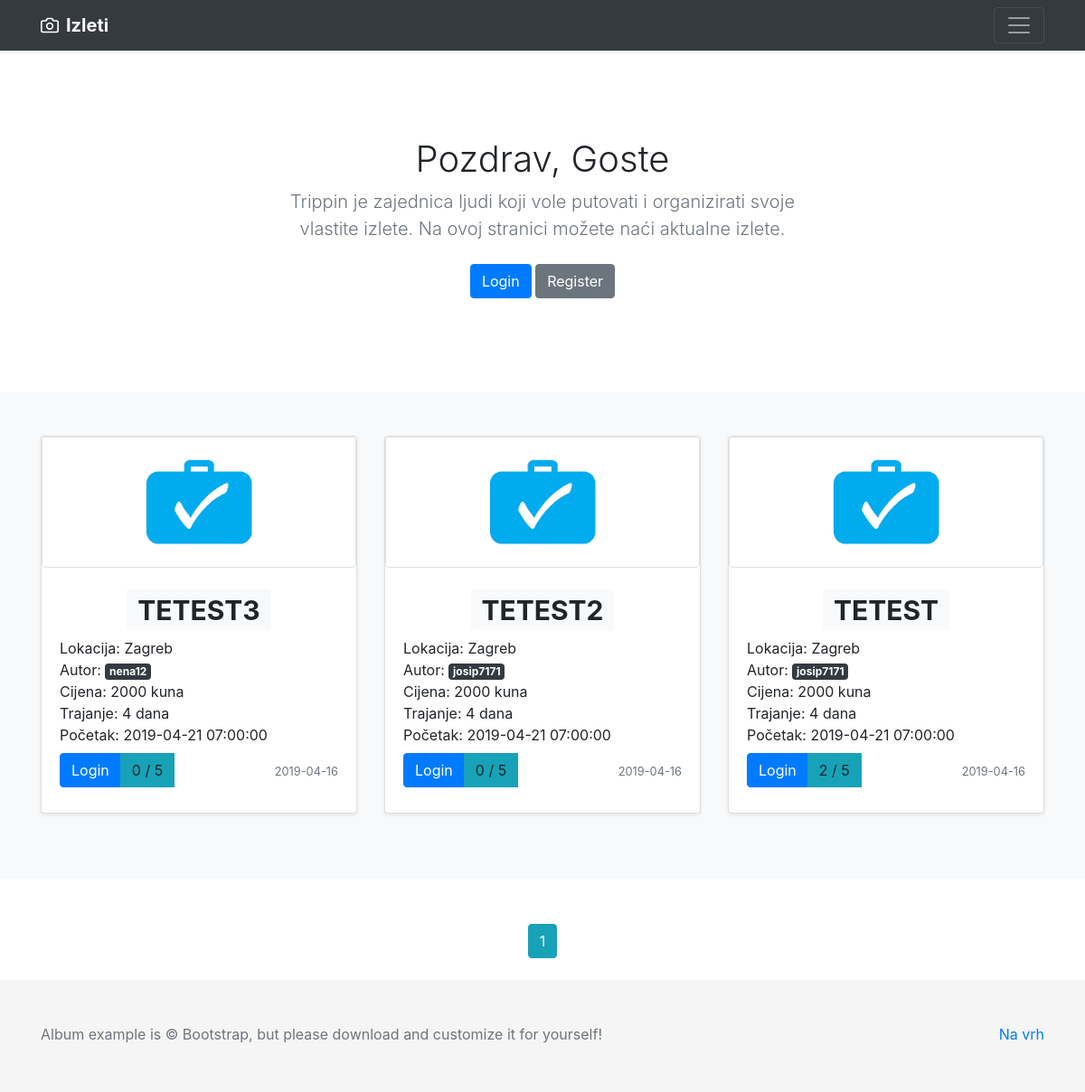
Page /home on the earlier database version.
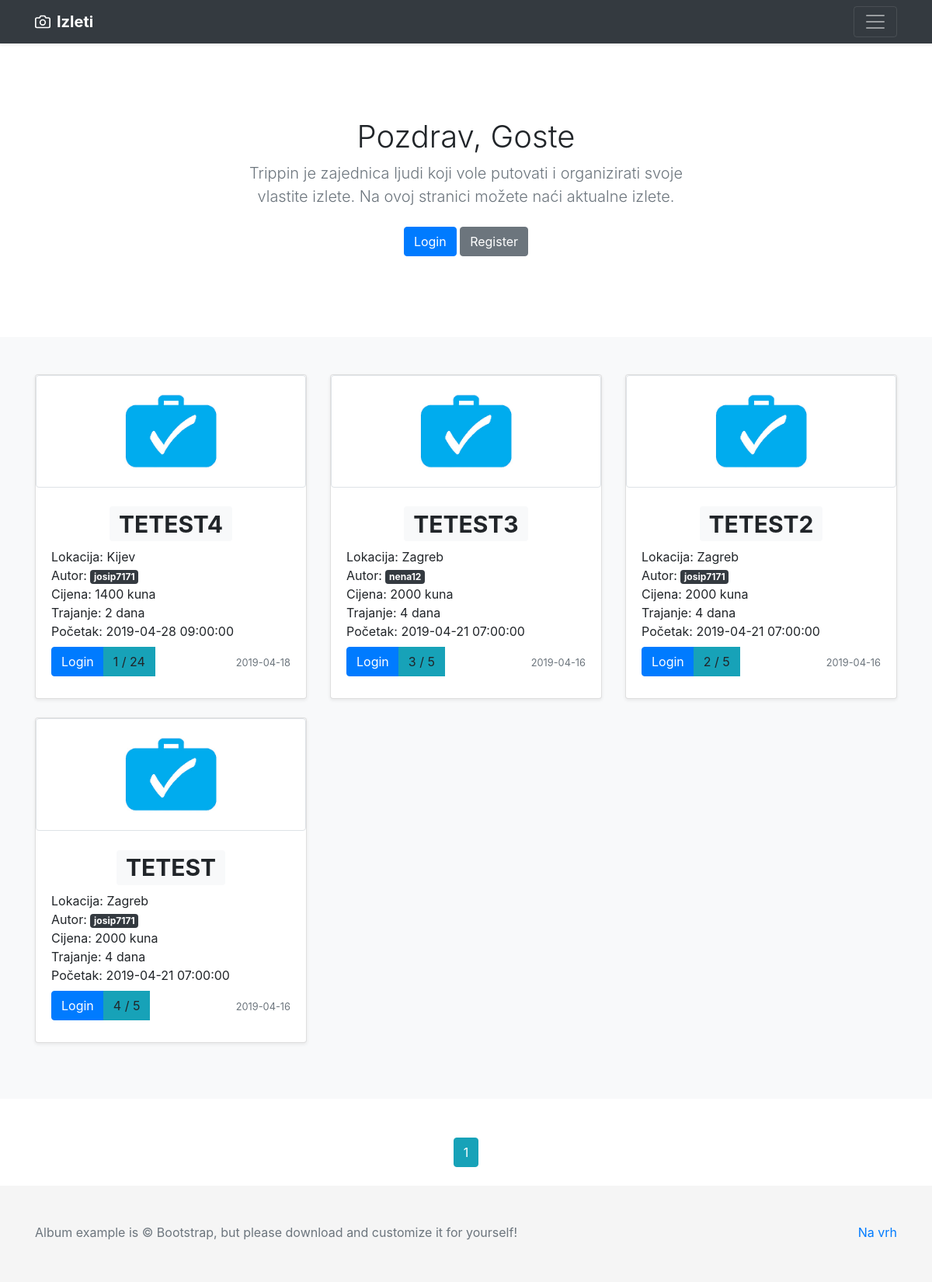
Same page on the later database version.
### app/models.py (models this page shows, shortened)
class Trip(db.Model):
    id = db.Column(db.Integer, primary_key=True)
    name = db.Column(db.String(50), unique=True, nullable=False)
    location = db.Column(db.String(100), nullable=False)
    user_id = db.Column(db.Integer, db.ForeignKey('user.id'), nullable=False)
    date_created = db.Column(db.DateTime, nullable=False, default=datetime.utcnow)
    price = db.Column(db.Integer, nullable=False)
    people_number = db.Column(db.Integer, nullable=False)
    starting_at = db.Column(db.DateTime, nullable=False)
    transport_type = db.Column(db.String(30), nullable=False)
    trip_duration = db.Column(db.Integer, nullable=False)
    details = db.Column(db.Text, nullable=False)
    image_file = db.Column(db.String(20), nullable=False, default='trip_default.jpg')

class User(db.Model, UserMixin):
    id = db.Column(db.Integer, primary_key=True)
    first_name = db.Column(db.String(25), nullable=False)
    last_name = db.Column(db.String(25), nullable=False)
    full_name = db.Column(db.String(51), nullable=False)
    username = db.Column(db.String(20), unique=True, nullable=False)
    email = db.Column(db.String(50), unique=True, nullable=False)
    address = db.Column(db.String(60))
    country = db.Column(db.String(30))
    phone_number = db.Column(db.String(25))
    gender = db.Column(db.Enum('male', 'female'), nullable=False)
    birth_date = db.Column(db.Date)
    about_me = db.Column(db.String(120))
    date_joined = db.Column(db.DateTime, nullable=False, default=datetime.utcnow)
    active = db.Column(db.Enum('yes', 'no'), default='yes')
    image_file = db.Column(db.String(20), nullable=False, default='default.jpg')
    password = db.Column(db.String(60), nullable=False)
    trips = db.relationship('Trip', backref='author', lazy=True)
    trips_joined = db.relationship('Trip', secondary=user_identifier, lazy='subquery',
                                   backref=db.backref('users', lazy=True))

### app/main/routes.py (the view)
@main.route('/')
@main.route('/home')
def home():
    page = request.args.get('page', 1, type=int)
    trips = Trip.query.order_by(Trip.date_created.desc()).paginate(page=page, per_page=5)
    trips2 = Trip.query.all()
    mydict = {}
    for i in range(len(trips2), 0, -1):
        users = User.query.filter(User.trips_joined.any(id=i)).all()
        mydict[i] = [x.username for x in users]
    return render_template('home.html', trips=trips, mydict=mydict, dict_length=len(mydict))

### app/templates/home.html (shortened to what this page needs)
{% extends "layout.html" %}
{% block content %}
    {% set iterated = {'i': False} %}
    {% set count = namespace(a=0) %}
    {% set count2 = namespace(a=dict_length) %}
    {% set checker = namespace(a=0) %}
    {%  set users_joined = {} %}
    <section class="jumbotron text-center">
            <div class="container">
              {% if current_user.is_authenticated %}
                 <h1 class="jumbotron-heading">Pozdrav, {{ current_user.username }}</h1>
              {% else %}
                 <h1 class="jumbotron-heading">Pozdrav, Goste</h1>
              {% endif %}
              <p class="lead text-muted">Trippin je zajednica ljudi koji vole putovati i organizirati svoje vlastite izlete. Na ovoj stranici možete naći aktualne izlete.</p>
              {% if current_user.is_authenticated %}
              <p>
                  <a href="{{ url_for('trips.new_trip') }}" class="btn btn-primary my-2">Novi Izlet</a>
                  <a href="{{ url_for('users.user_trips', id=current_user.id) }}" class="btn btn-primary my-2">Moji Izleti</a>
                  <a href="{{ url_for('users.account') }}" class="btn btn-secondary my-2">Izmjeni Račun</a>
                  <a href="{{ url_for('users.logout') }}" class="btn btn-secondary my-2">Odjava</a>
              </p>
              {% else %}
              <p>
                <a href="{{ url_for('users.login') }}" class="btn btn-primary my-2">Login</a>
                <a href="{{ url_for('users.register') }}" class="btn btn-secondary my-2">Register</a>
              </p>
              {% endif %}
            </div>
          </section>
    <main role="main">
       <div class="album py-5 bg-light">
          <div class="container">
            <div class="row">
    {% for trip in trips.items %}
    {%  if trips.page == 0 %}
        {% set checker = namespace(a=0) %}
    {% else %}
        {% set checker = namespace(a=1) %}
    {% endif %}
                <div class="col-md-4">
                  <div class="card mb-4 shadow-sm">
                    <img alt="" src="{{ url_for('static', filename='trip_pics/' + trip.image_file) }}"
                        class="img-fluid img-thumbnail" width="100%">
                    <div class="card-body">
                        <div class="card-text row justify-content-md-center">
                            <h1>
                            <a href="{{ url_for('trips.show_trip', trip_id=trip.id) }}"
                               class="badge badge-light">
                                {{ trip.name }}
                            </a>
                        </h1>
                        </div>
                      <div class="card-text">
                          Lokacija: {{ trip.location }}
                      </div>
                      <div class="card-text">
                          Autor:
                          <a href="{{ url_for('users.user_trips', id=trip.author.id) }}" class="badge badge-dark">
                            {{ trip.author.username }}
                          </a>
                      </div>
                      <div class="card-text">
                          Cijena: {{ trip.price }} kuna
                      </div>
                      <div class="card-text">
                          Trajanje: {{ trip.trip_duration }} dana
                      </div>
                      <div class="card-text">
                          Početak: {{ trip.starting_at }}
                      </div>
                      <div class="d-flex justify-content-between align-items-center card-text ">
                        <div class="btn-group">
                            {% if current_user.is_authenticated %}
                                {% if current_user.username == trip.author.username %}
                                    <a href="{{ url_for('trips.show_trip', trip_id=trip.id) }}" class="btn btn-primary my-2">Edit</a><br>
                                {% endif %}
                                {% set iterated = {'i': False} %}
                                {% for trip_joined in current_user.trips_joined %}
                                   {% if trip.id==trip_joined.id  %}
                                     <div hidden>{{ iterated.update({'i':True}) }}</div>
                                   {% endif %}
                                {% endfor %}
                                {% if not iterated.i %}
                                    <a href="{{ url_for('users.add_traveler', trip_id=trip.id) }}" class="btn btn-primary my-2">Prijavi se</a>
                                {% elif  iterated.i %}
                                    <a href="{{ url_for('users.remove_traveler', trip_id=trip.id) }}" class="btn btn-warning my-2">Odjavi se</a>
                                {% endif %}
                            {% else %}
                                <a href="{{ url_for('users.login') }}" class="btn btn-primary my-2">Login</a>
                            {% endif %}
                            {% set count = namespace(a=0) %}
                            {% for user_joined in trip.users %}
                                {% set count.a = count.a + 1 %}
                            {% endfor %}
                            <a id="myBtn" class="btn btn-info my-2" onclick="test1({{ count2.a - checker.a - ((trips.page - 1) * 5) }}, {{ mydict }})" role="button">{{ count.a }} / {{ trip.people_number }}</a>
                        </div>
                        <div class="card-text">
                            <small class="text-muted">{{ trip.date_created.strftime('%Y-%m-%d') }}</small>
                        </div>
                      </div>
                    </div>
                  </div>
                </div>
        {% set count2.a = count2.a - 1 %}
    {% endfor %}
            </div>
          </div>
       </div>
    </main>
    <div class="container">
        <div class="row justify-content-md-center" style="margin-top: 50px;">
            <div class="col-md-auto">
                {% for page_num in trips.iter_pages(left_edge=1, right_edge=1, left_current=1, right_current=2) %}
                    {% if page_num %}
                        {% if trips.page == page_num %}
                            <a class="btn btn-info mb-4" href="{{ url_for('main.home', page=page_num) }}">{{ page_num }}</a>
                        {% else %}
                            <a class="btn btn-outline-info mb-4" href="{{ url_for('main.home', page=page_num) }}">{{ page_num }}</a>
                        {% endif %}
                    {% else %}
                    ...
                    {% endif %}
                {% endfor %}
            </div>
        </div>
    </div>
{% endblock content %}

### app/templates/layout.html (shortened to what this page needs)
<!DOCTYPE html>
<html lang="en">
    <head>
        <link rel="stylesheet" href="https://stackpath.bootstrapcdn.com/bootstrap/4.3.1/css/bootstrap.min.css">
    </head>
    <body>
    <header>
      <div class="navbar navbar-dark bg-dark shadow-sm">
        <div class="container d-flex justify-content-between">
          <a href="{{ url_for('main.home') }}" class="navbar-brand d-flex align-items-center">
            <strong>Izleti</strong>
          </a>
          <button class="navbar-toggler" type="button" data-toggle="collapse" data-target="#navbarHeader" aria-controls="navbarHeader" aria-expanded="false" aria-label="Toggle navigation">
            <span class="navbar-toggler-icon"></span>
          </button>
        </div>
      </div>
    </header>
    {% block content %}
    {% endblock %}
    <footer class="text-muted" style="background-color: whitesmoke">
      <div class="container">
        <p class="float-right">
          <a href="#">Na vrh</a>
        </p>
        <p>Album example is © Bootstrap, but please download and customize it for yourself!</p>
      </div>
    </footer>
</body>
</html>

### app/templates/layout.html (style rules this page uses)
.jumbotron { padding-top: 3rem; padding-bottom: 3rem; margin-bottom: 0; background-color: #fff; }
@media (min-width: 768px) { .jumbotron { padding-top: 6rem; padding-bottom: 6rem; } }
.jumbotron p:last-child { margin-bottom: 0; }
.jumbotron-heading { font-weight: 300; }
.jumbotron .container { max-width: 40rem; }
footer { padding-top: 3rem; padding-bottom: 3rem; }
footer p { margin-bottom: .25rem; }

Differences in the rows shown:
added Trip: image_file (placeholder picture), name "TETEST4", location "Kijev", author.username "josip7171", price "1400", trip_duration "2", starting_at "2019-04-28 09:00:00", a "1", people_number "24", date_created "2019-04-18"
computed for Trip "TETEST3": a "0" → "3"
computed for Trip "TETEST2": a "0" → "2"
computed for Trip "TETEST": a "2" → "4"
